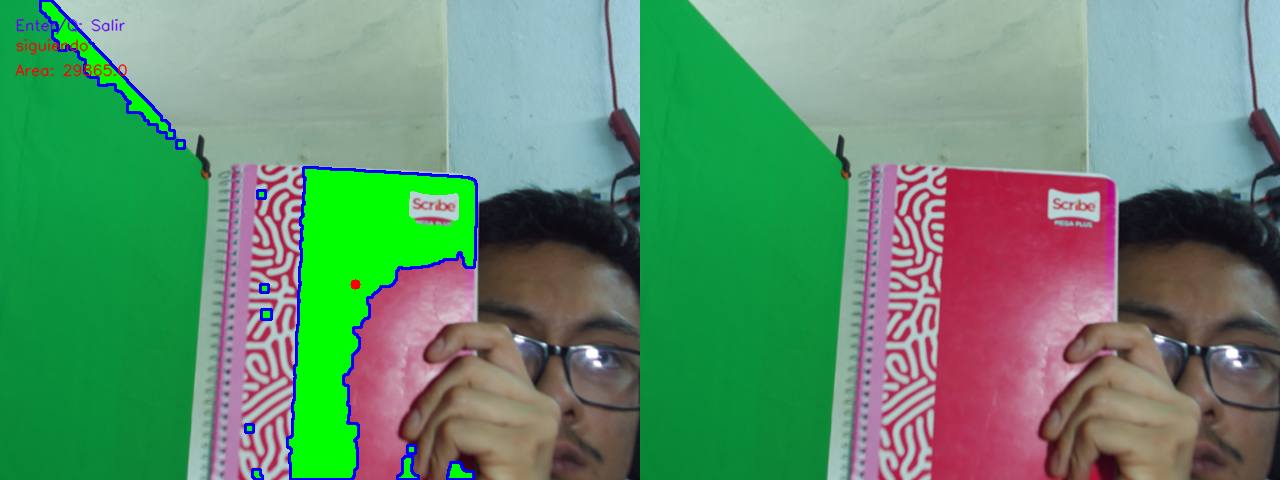
#> input picture Deteccion_proof2.png, 1280 x 480 px
$ python -i Detector.py   (imports and definitions only)
#> lines starting #> are read from the running program, lines starting #| are printed output that depends on the picture; after the words box and inside, x2 and y2 are one past the last pixel; in counts of white or black regions, pixels touching at a corner belong together
#> further down, picture is the input picture: shape (480, 1280, 3); mean B, G, R 109.6, 141.2, 98.4
import cv2
import numpy as np
import joblib
import argparse
import os
import json


'''
Script enfocado en la deteccion de objetos de color rojo a partir de la segmentacion por threshold de mascaras HSV, ademas de otras funciones de segmentaciomn y distancia


'''
# -------------------------------
# Funciones de segmentación y distancia
# -------------------------------

def get_red_mask(hsv_img):
    """
    Genera una máscara binaria para el color rojo en HSV.
    Combina dos rangos de matiz (0-10 y 170-180).
    """
    lower_red_1 = np.array([0, 100, 100])
    upper_red_1 = np.array([10, 255, 255])
    mask1 = cv2.inRange(hsv_img, lower_red_1, upper_red_1)
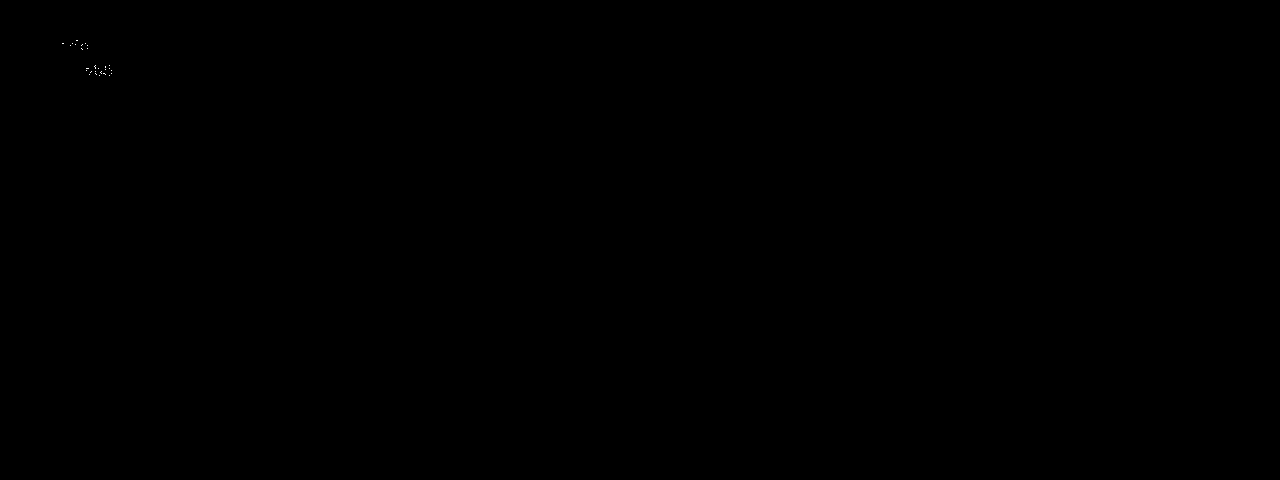
#> mask1: shape (480, 1280); 0.01% white in thin lines or dots, all inside (x1, y1, x2, y2) = (62, 40, 112, 76)

    lower_red_2 = np.array([170, 100, 100])
    upper_red_2 = np.array([180, 255, 255])
    mask2 = cv2.inRange(hsv_img, lower_red_2, upper_red_2)
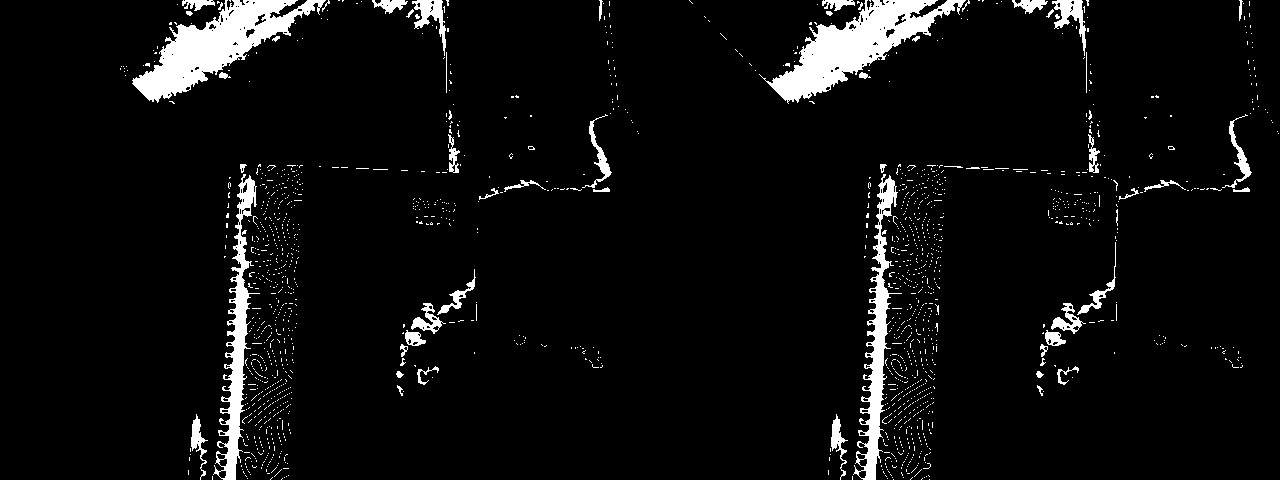
#> mask2: shape (480, 1280); 5.5% white; 1626 white regions (1567 under 20 px), largest, box (x1, y1, x2, y2) and area: (759, 0, 966, 104) 7400, (132, 0, 326, 103) 7310, (853, 174, 902, 480) 3844

    return cv2.bitwise_or(mask1, mask2)

# [19 lines left out: functions apply_morphological_operations, estimate_distance_area_model, estimate_distance_linear_model, not called in this run]

# -------------------------------
# Clase Detector con ML
# -------------------------------

class ObjectDetector:
    def __init__(self, model_path: str, scaler_path: str):
        self.model = joblib.load(model_path)
        self.scaler = joblib.load(scaler_path)

    # [98 lines left out: functions extract_features, process_frame, main, not called in this run]

# [2 lines not run here, left out]

>>> import cv2
>>> picture = cv2.imread('../../Deteccion_proof2.png')
>>> result = get_red_mask(picture)

$ run again, on Deteccion_proof3.png
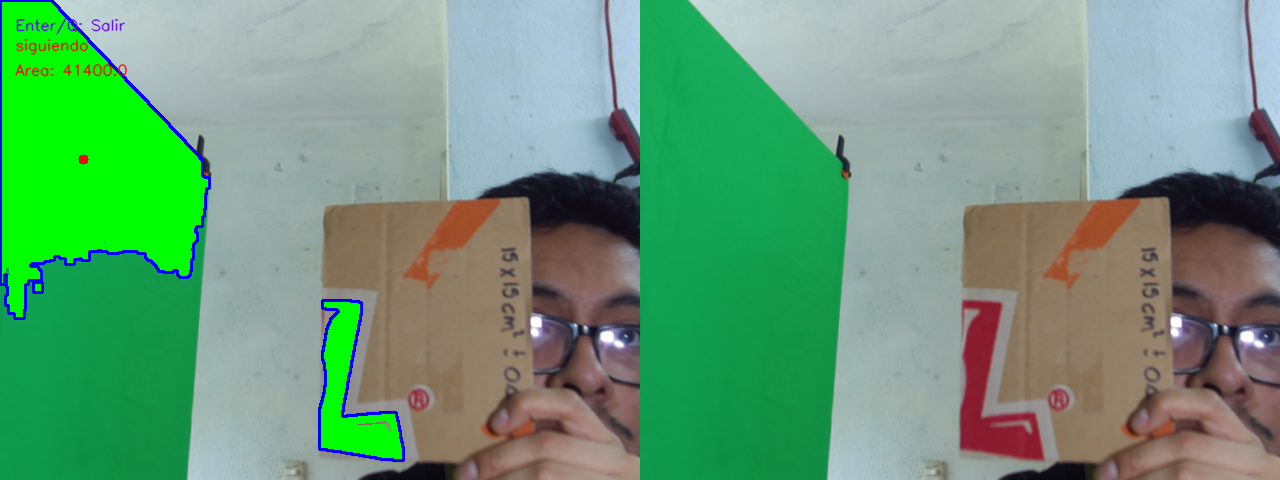
#> input picture Deteccion_proof3.png, 1280 x 480 px
#> picture is the input picture: shape (480, 1280, 3); mean B, G, R 120.3, 155.5, 107.3
#> mask1: shape (480, 1280); 0.02% white in thin lines or dots, all inside (x1, y1, x2, y2) = (15, 40, 112, 76)
#> in get_red_mask, `mask2 = cv2.inRange(hsv_img, lower_red_2, upper_red_2)`:
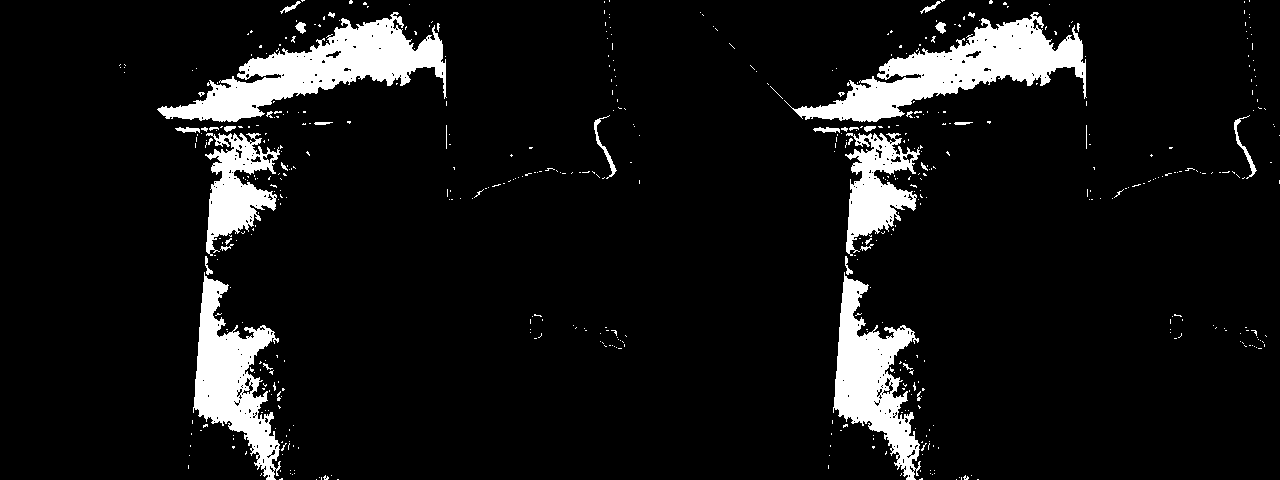
#> mask2: shape (480, 1280); 8.4% white; 555 white regions (515 under 20 px), largest, box (x1, y1, x2, y2) and area: (784, 12, 1087, 122) 11551, (157, 12, 447, 122) 11506, (193, 272, 281, 480) 7935
